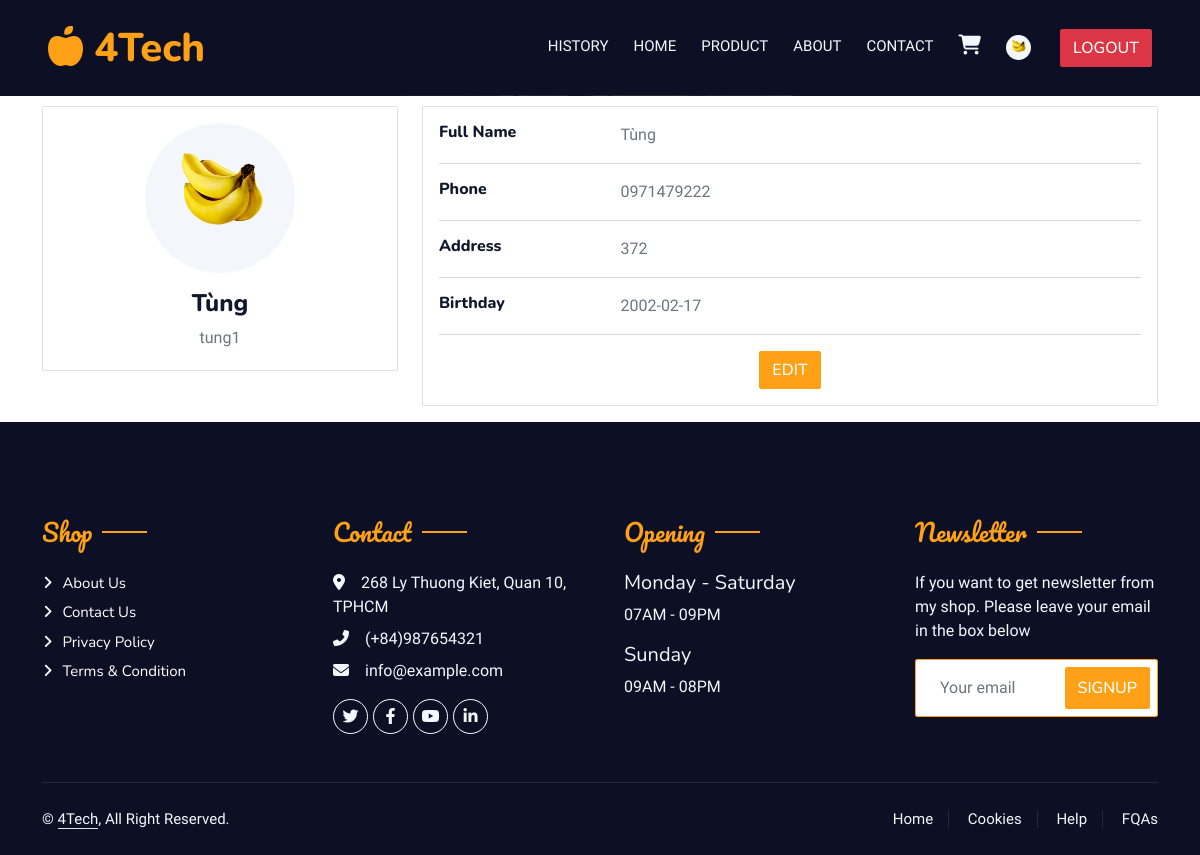
Page /customer/index.php (signed in) on the committed database.
### tables this page shows
CREATE TABLE `customer` (
  `id` int(11) NOT NULL,
  `username` varchar(50) NOT NULL,
  `password` text NOT NULL,
  `name` varchar(100) DEFAULT NULL,
  `phone` varchar(100) DEFAULT NULL,
  `address` varchar(256) DEFAULT NULL,
  `birthday` date DEFAULT NULL,
  `active` int(11) DEFAULT NULL,
  `image` text DEFAULT NULL,
  `status` varchar(10) DEFAULT NULL
);

### customer/index.php (the view, shortened to what this page needs)
<?php
require_once "../config/config.php";
$sql = "select * from customer where username='".$_SESSION['username']."'";
$res = $connection->query($sql);
$customer = $res->fetch_assoc();
?>
<!DOCTYPE html>
<html lang="en">
<head>
</head>
<body>
    <div class="container-fluid bg-white p-0">
		<?php include("../base/header.php"); ?>
        <div class="container">
            <div class="main-body" style="margin-top: 10px;">
                  <div class="row gutters-sm">
                    <div class="col-md-4 mb-3">
                      <div class="card">
                        <div class="card-body">
                          <div class="d-flex flex-column align-items-center text-center">
                            <img src="<?php  echo $image; ?>" alt="" class="rounded-circle" width="150">
                            <div class="mt-3">
                              <?php
                                echo '<h4>'.$customer['name'].'</h4>';
                              ?>
                              <p class="text-secondary mb-1"><?php echo $customer['username']; ?></p>
                            </div>
                          </div>
                        </div>
                      </div>
                    </div>
                    <div class="col-md-8">
                      <div class="card mb-3">
                        <div class="card-body">
                          <div class="row">
                            <div class="col-sm-3">
                              <h6 class="mb-0">Full Name</?h6>
                            </div>
                            <?php
                              echo '<div class="col-sm-9 text-secondary">'.$customer['name'].'</div>';
                            ?>
                          </div>
                          <hr>
                          <div class="row">
                            <div class="col-sm-3">
                              <h6 class="mb-0">Phone</h6>
                            </div>
                            <?php
                              echo '<div class="col-sm-9 text-secondary">'.$customer['phone'].'</div>';
                            ?>
                          </div>
                          <hr>
                          <div class="row">
                            <div class="col-sm-3">
                              <h6 class="mb-0">Address</h6>
                            </div>
                            <?php
                              echo '<div class="col-sm-9 text-secondary">'.$customer['address'].'</div>';
                            ?>
                          </div>
                          <hr>
                          <div class="row">
                            <div class="col-sm-3">
                              <h6 class="mb-0">Birthday</h6>
                            </div>
                            <?php
                              echo '<div class="col-sm-9 text-secondary">'.$customer['birthday'].'</div>';
                            ?>
                          </div>
                          <hr>
                          <div class="row">
                            <div class="col-sm-12 d-flex justify-content-center">
                              <button type="button" class="btn btn-primary" data-bs-toggle="modal" data-bs-target="#updateModal">
                                Edit
                              </button>
                            </div>
                          </div>
                        </div>
                      </div>
                    </div>
                  </div>
                </div>
            </div>
    </div>
</body>
</html>

### base/header.php (shortened to what this page needs)
   <link rel="stylesheet" href="https://cdnjs.cloudflare.com/ajax/libs/font-awesome/6.4.0/css/all.min.css" type="text/css">
   <link href="https://cdn.jsdelivr.net/npm/bootstrap-icons@1.4.1/font/bootstrap-icons.css" rel="stylesheet" type="text/css">
   <link href="/utils/lib/animate/animate.min.css" rel="stylesheet" type="text/css">
   <link href="/utils/lib/owlcarousel/assets/owl.carousel.min.css" rel="stylesheet" type="text/css">
   <link href="/utils/lib/tempusdominus/css/tempusdominus-bootstrap-4.min.css" rel="stylesheet" type="text/css" />
   <link href="/utils/css/bootstrap.min.css" rel="stylesheet" type="text/css">
   <link href="/utils/css/style.css" rel="stylesheet">
<div class="container-fluid position-relative p-0"   style="background-color:#0d1025 ;">
           <nav class="navbar navbar-expand-lg navbar-dark px-4 px-lg-5 py-3 py-lg-0">
               <a href="/homepage/" class="navbar-brand p-0">
                   <h1 class="text-primary m-0"><i class="fa-solid fa-apple-whole"></i> 4Tech</h1>
               </a>
               <div class="collapse navbar-collapse" id="navbarCollapse">
                   <div class="navbar-nav ms-auto py-0 pe-4">
				<?php
					if(isset($_SESSION['username']) && $_SESSION['loggedin'] == true && $_SESSION['role']=='customer'){
					$link = mysqli_connect(DB_SERVER, DB_USERNAME, DB_PASSWORD, DB_NAME);
					$query = "select image from customer where username='".$_SESSION['username']."'";
					$image = $link->query($query)->fetch_assoc()['image'];
					echo "<a href='/history/' class='nav-item nav-link'>History</a>";
					}else{
					}?>
                       <a href="/homepage/" class="nav-item nav-link">Home</a>
                       <a href="/product-search/" class="nav-item nav-link">Product</a>
                       <a href="#about" class="nav-item nav-link">About</a>
                       <a href="#contact" class="nav-item nav-link">Contact</a>
				<?php if(isset($_SESSION['username']) && $_SESSION['loggedin'] == true && $_SESSION['role']=='customer'){
					echo '<a href="/cart/" class="nav-item nav-link"><i class="fa-solid fa-cart-shopping" style="font-size:20px"></i></a>';
                   	echo'<a href="/customer/" class="nav-item nav-link">';
					echo '<i><img src="'.$image.'" style="width:25px;height:25px;border-radius:20px;"></i>';
					echo '</a></div>';
					echo'<div class="d-flex justify-content-center"><a href="/login/logout.php" class="btn btn-danger" style="margin-left: 5px">Logout</a></div>';
				}else{
					echo'</div><div class="d-flex justify-content-center"><a href="/login/login.php" class="btn btn-primary">';
					echo "Login";
					echo '</a></div>';
				}
				?>
               </div>
           </nav>
       </div>

### utils/css/style.css (style rules this page uses)
:root { --primary: #FEA116; --light: #F1F8FF; --dark: #0F172B; }
.ff-secondary { font-family: 'Pacifico', cursive; }
.btn { font-family: 'Nunito', sans-serif; font-weight: 500; text-transform: uppercase; transition: .5s; }
.btn.btn-primary, .btn.btn-secondary { color: #FFFFFF; }
.navbar-dark .navbar-nav .nav-link { position: relative; margin-left: 25px; padding: 35px 0; font-size: 15px; color: var(--light) !important; text-transform: uppercase; font-weight: 500; outline: none; transition: .5s; }
@media (min-width: 992px) { .navbar-dark { position: absolute; width: 100%; top: 0; left: 0; z-index: 999; } }
.section-title { position: relative; display: inline-block; }
.section-title::before { position: absolute; content: ""; width: 45px; height: 2px; top: 50%; left: -55px; margin-top: -1px; background: var(--primary); }
.section-title::after { position: absolute; content: ""; width: 45px; height: 2px; top: 50%; right: -55px; margin-top: -1px; background: var(--primary); }
.section-title.text-start::before, .section-title.text-end::after { display: none; }
.footer .btn.btn-social { margin-right: 5px; width: 35px; height: 35px; display: flex; align-items: center; justify-content: center; color: var(--light); border: 1px solid #FFFFFF; border-radius: 35px; transition: .3s; }
.footer .btn.btn-link { display: block; margin-bottom: 5px; padding: 0; text-align: left; color: #FFFFFF; font-size: 15px; font-weight: normal; text-transform: capitalize; transition: .3s; }
.footer .btn.btn-link::before { position: relative; content: "\f105"; font-family: "Font Awesome 5 Free"; font-weight: 900; margin-right: 10px; }
.footer .copyright { padding: 25px 0; font-size: 15px; border-top: 1px solid rgba(256, 256, 256, .1); }
.footer .copyright a { color: var(--light); }
.footer .footer-menu a { margin-right: 15px; padding-right: 15px; border-right: 1px solid rgba(255, 255, 255, .1); }
.footer .footer-menu a:last-child { margin-right: 0; padding-right: 0; border-right: none; }
.navbar-dark { background-color:#0d1025; }

### rows in the picture
customer: image (picture), name "Tùng", username "tung1", phone "0971479222", address "372", birthday "2002-02-17"
